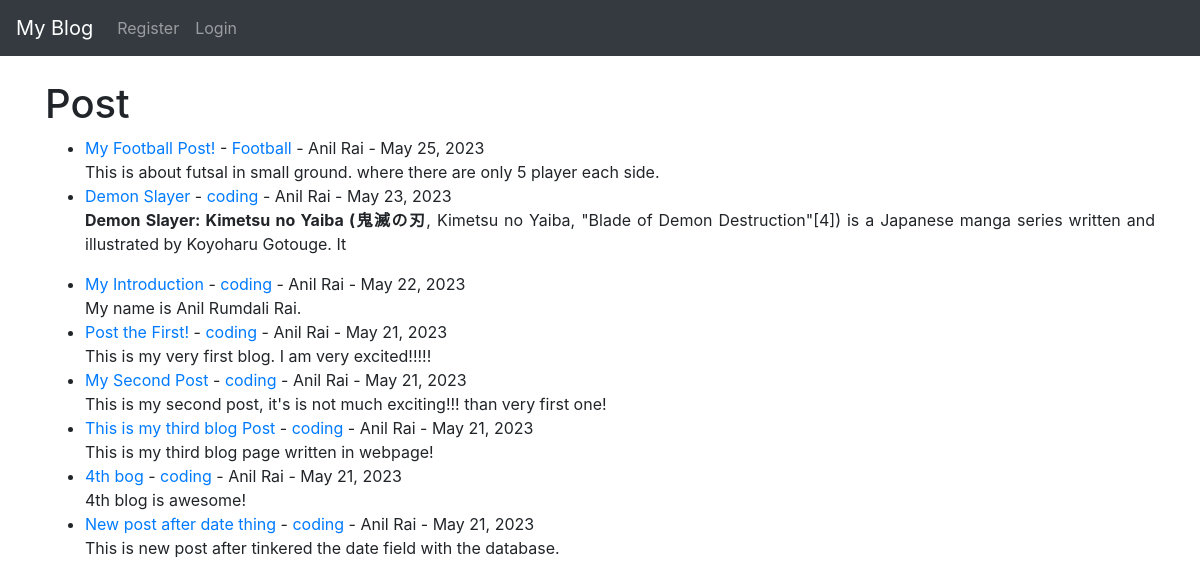
Before: / with the older database file.
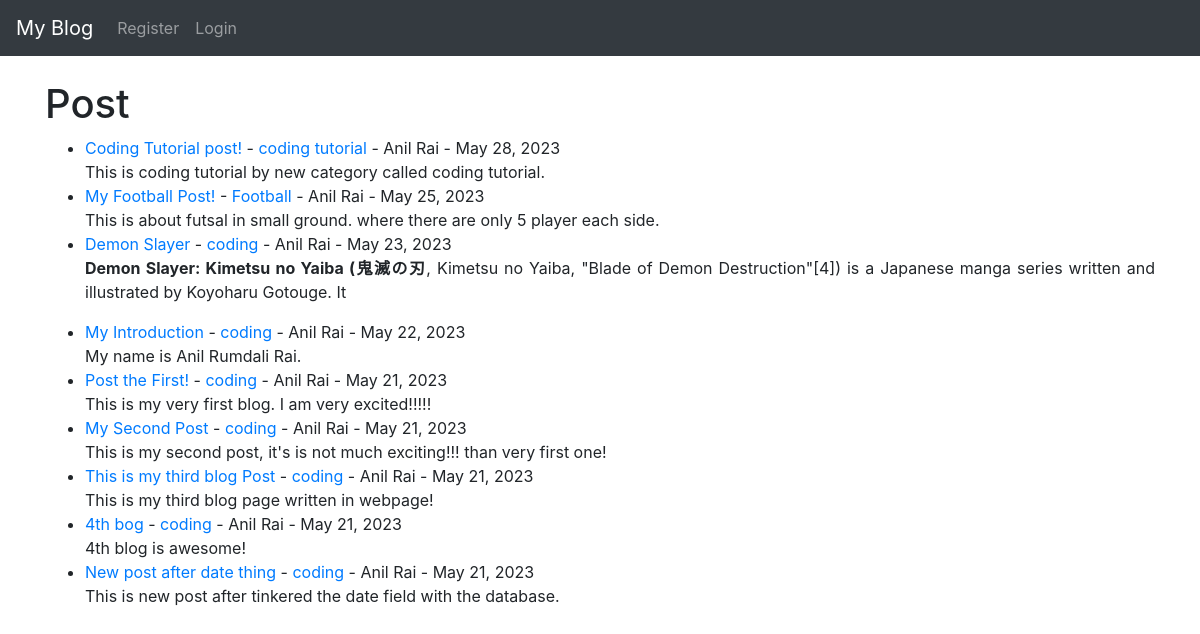
After: the same page with the newer database file.
### theblog/models.py (models this page shows, shortened)
class Post(models.Model):
    title = models.CharField(max_length=255)
    title_tag = models.CharField(max_length=255)
    author = models.ForeignKey(User,on_delete=models.CASCADE)
    body = models.TextField()
    post_date = models.DateField(auto_now_add=True)
    catogery = models.CharField(max_length= 255, default ='coding')

### theblog/views.py (the view)
# urls.py: path('', HomeView.as_view(),name='home'),
class HomeView(ListView):
    model = Post
    template_name = 'home.html'
    ordering = ['-post_date']

### theblog/templates/home.html (shortened to what this page needs)
{% extends 'base.html' %}
{% block content %}
<h1> Post </h1>
<ul>
{% for post in object_list %}
    <li><a href="{% url 'article-detail' post.pk %}">
        {{ post.title }}</a> -
        <a href="{% url 'category' post.catogery|slugify %}">{{ post.catogery }}</a> -
        {{post.author.first_name}}
        {{post.author.last_name}} -
        {{ post.post_date }}
        <br/>
        {{ post.body|slice:':200'|safe }}</li>
{% endfor %}
</ul>
{% endblock %}

### theblog/templates/base.html (shortened to what this page needs)
<!doctype html>
<html lang="en">
  <head>
    <link rel="stylesheet" href="https://cdn.jsdelivr.net/npm/bootstrap@4.4.1/dist/css/bootstrap.min.css">
  </head>
  <body>
    <nav class="navbar navbar-expand-lg navbar-dark bg-dark">
        <a class="navbar-brand" href="{% url 'home' %}">My Blog</a>
        <div class="collapse navbar-collapse" id="navbarSupportedContent">
          <ul class="navbar-nav mr-auto">
            {% if user.is_authenticated %}
              <li class="nav-item">
                <a class="nav-link" href={% url 'add_post' %}>Add_Post</a>
              </li>
              <li class="nav-item">
                <a class="nav-link" href={% url 'add_category' %}>Add_Category</a>
              </li>
              <li class="nav-item">
                <a class="nav-link" href={% url 'logout' %}>Logout</a>
              </li>
            {% else %}
              <li class="nav-item">
                <a class="nav-link" href={% url 'register' %}> Register </a>
              </li>
              <li class="nav-item">
                <a class="nav-link" href={% url 'login' %}>Login</a>
              </li>
            {% endif %}
          </ul>
        </div>
      </nav>
    <br/>
    <div class="container">
      {% block content %}
      {% endblock %}
    </div>
  </body>
</html>

Changed rows visible on the page:
added Post: title "Coding Tutorial post!", catogery "coding tutorial", author.first_name "Anil", author.last_name "Rai", post_date "May 28, 2023", body "This is coding tutorial by new category called coding tutorial."
